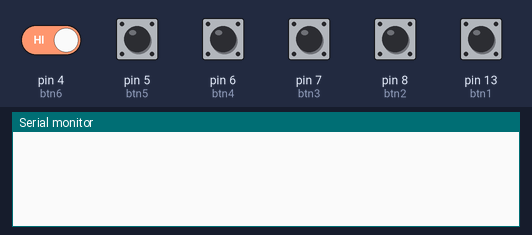
A sketch run on a simulated Arduino Uno, built with avr-gcc and run on an emulated ATmega328P. Parts: the last lines printed to the serial monitor. The test bench sets the inputs (shaded band); at power-on: pin 4 (btn6), pin 5 (btn5), pin 6 (btn4), pin 7 (btn3), pin 8 (btn2), pin 13 (btn1) HIGH.

Above: at 1.2 s.
1.3 s: pin 13 (btn1) pulled LOW for 0.15 s
At 2.2 s:
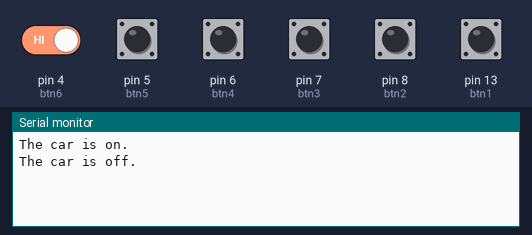
2.9 s: pin 4 (btn6) driven LOW and pin 13 (btn1) driven LOW
At 3.11 s:
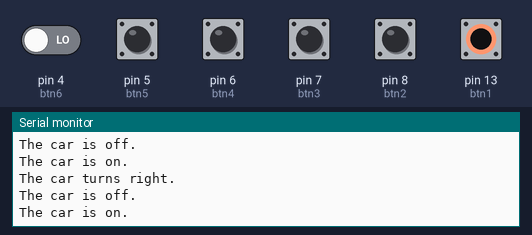

Measured:
- after the input at 1.3 s, the serial monitor: prints a new line at once (image 1)
- after the input at 2.9 s, the serial monitor: prints a new line at once (image 2)

The sketch:

arduino_code.ino
```cpp
int btn1 = 13;
int btn2 = 8;
int btn3 = 7;
int btn4 = 6;
int btn5 = 5;
int btn6 = 4;
int nMotor1 = 12;
int pMotor1 = 11;
int nMotor2 = 10;
int pMotor2 = 9;
int btn1State;
int btn2State;
int btn3State;
int btn4State;
int btn5State;
int btn6State;
int crct1State;
int crct2State;
int crct3State;
int crct4State;
int crct5State;
int crct6State;
int onOffLED = 3;
int redLED = 2;
int blueLED = A5;
void setup(){
  pinMode(btn1,INPUT); //turns the car on / off
  pinMode(btn2,INPUT); //forward
  pinMode(btn3,INPUT); //backward
  pinMode(btn4,INPUT); //break
  pinMode(btn5,INPUT); //left
  pinMode(btn6,INPUT); //right
  Serial.begin(9600);
}
void loop(){
  btn1State = digitalRead(btn1);
  btn2State = digitalRead(btn2);
  btn3State = digitalRead(btn3);
  btn4State = digitalRead(btn4);
  btn5State = digitalRead(btn5);
  btn6State = digitalRead(btn6);
  //Tells if the car is on or off
  if(btn1State == LOW){
    if(crct1State == LOW){
      crct1State = HIGH;
      Serial.println("The car is on.");
      digitalWrite(onOffLED,HIGH);
    }else{
      crct1State = LOW;
      Serial.println("The car is off.");
      digitalWrite(onOffLED,LOW);
      digitalWrite(nMotor1,LOW);
      digitalWrite(nMotor2,LOW);
      digitalWrite(pMotor1,LOW);
      digitalWrite(pMotor2,LOW);
      digitalWrite(redLED,0);
      digitalWrite(blueLED,0);
    }
  }
  //If the car is on, you may perform the following:
      if(crct1State == HIGH){
        //forward
        if(btn2State == LOW){
            if(crct2State == LOW){
              crct2State = HIGH;
              Serial.println("The car moves forward.");
              digitalWrite(nMotor1,LOW);
              digitalWrite(nMotor2,LOW);
              digitalWrite(pMotor1,HIGH);
              digitalWrite(pMotor2,HIGH);
              digitalWrite(redLED,0);
        digitalWrite(blueLED,0);
          }else{
            crct2State = LOW;
          }
        }
        //backward
        if(btn3State == LOW){
            if(crct3State == LOW){
              crct3State = HIGH;
              Serial.println("The car moves backward.");
              digitalWrite(nMotor1,HIGH);
              digitalWrite(nMotor2,HIGH);
              digitalWrite(pMotor1,LOW);
              digitalWrite(pMotor2,LOW);
              digitalWrite(redLED,0);
         digitalWrite(blueLED,0);
          }else{
            crct3State = LOW;
          }
        }
        //break
        if(btn4State == LOW){
          if(crct4State == LOW){
            crct4State = HIGH;
            Serial.println("The car breaks.");
            digitalWrite(nMotor1,LOW);
            digitalWrite(nMotor2,LOW);
            digitalWrite(pMotor1,LOW);
            digitalWrite(pMotor2,LOW);
            digitalWrite(redLED,0);
          digitalWrite(blueLED,0);
          }else{
            crct4State = LOW;
          }
        }
        //left
        if(btn5State == LOW){
          if(crct5State == LOW){
            crct5State = HIGH;
            Serial.println("The car turns left.");
            digitalWrite(nMotor1,LOW);
            digitalWrite(pMotor1,LOW);
            digitalWrite(nMotor2,LOW);
            digitalWrite(pMotor2,HIGH);
            digitalWrite(redLED,HIGH);
            digitalWrite(blueLED,LOW);
          }else{
            crct5State = LOW;
          }
        }
        //right
        if(btn6State == LOW){
          if(crct6State == LOW){
            crct6State = HIGH;
            Serial.println("The car turns right.");
            digitalWrite(nMotor1,LOW);
            digitalWrite(pMotor1,HIGH);
            digitalWrite(nMotor2,LOW);
            digitalWrite(pMotor2,LOW);
            digitalWrite(redLED,LOW);
            digitalWrite(blueLED,HIGH);
          }else{
            crct6State = LOW;
          }
        }
      }
    delay(100);
}
```
